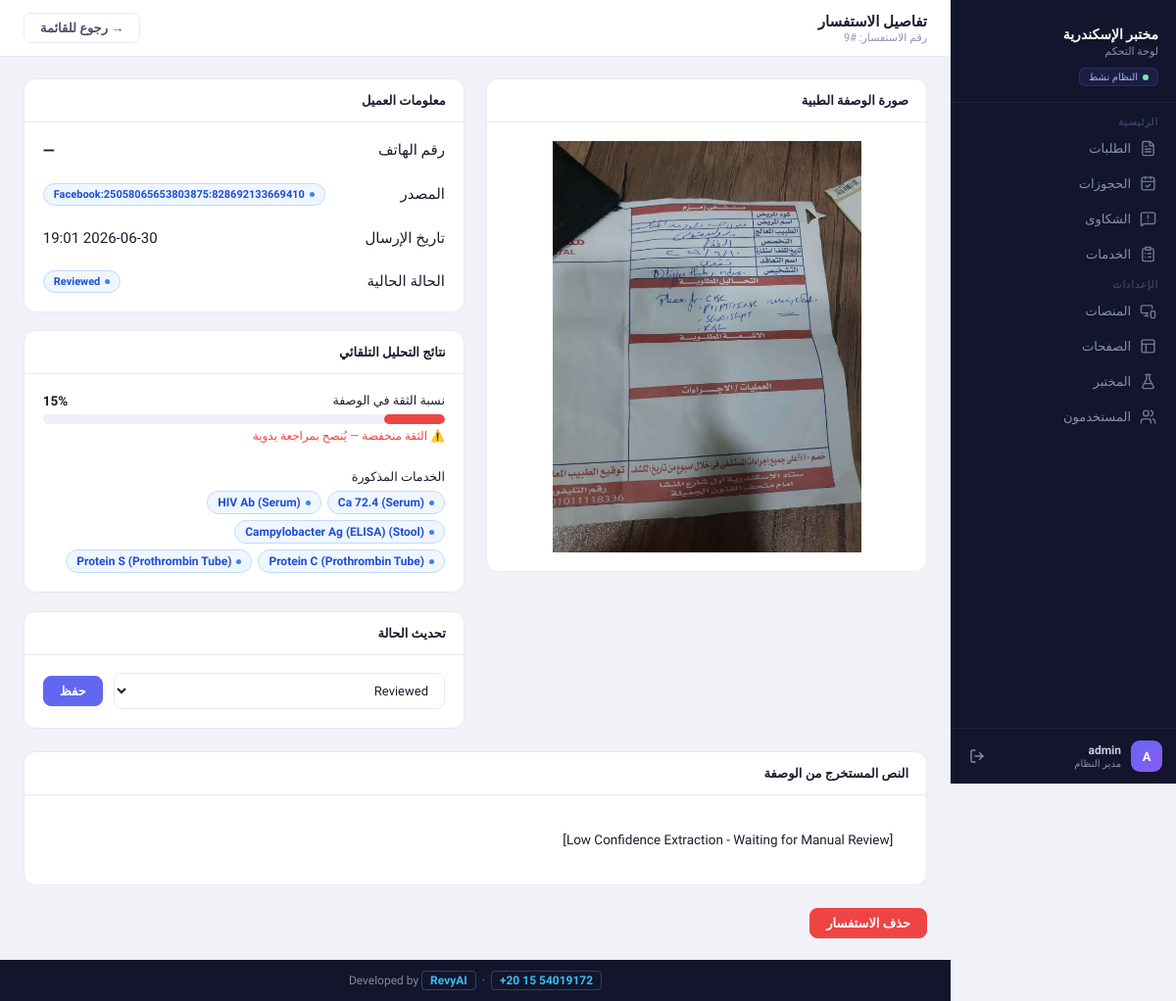
Page /inquiries/9 (signed in) on the committed database.
### models/models.py (models this page shows)
class User(db.Model, UserMixin):
    __tablename__ = "users"
    id = db.Column(db.Integer, primary_key=True)
    username = db.Column(db.String(50), unique=True, nullable=False)
    password = db.Column(db.String(50), nullable=False)

class Inquiry(db.Model):
    __tablename__ = 'inquiry'
    id = db.Column(db.Integer, primary_key=True)
    laboratory_id = db.Column(db.Integer, db.ForeignKey('laboratory.id'), nullable=False)
    prescription_img = db.Column(db.String(255), nullable=True)
    status = db.Column(db.Enum(Status), default=Status.PENDING)
    created_at = db.Column(db.DateTime, default=lambda: datetime.now(timezone.utc))
    comes_from = db.Column(db.String(100))
    phone_number       = db.Column(db.String(20))
    ocr_extracted_text = db.Column(db.Text)
    confidence_score   = db.Column(db.Float)
    services_mentioned = db.Column(db.String(500))

class Service(db.Model):
    __tablename__ = 'services'
    id = db.Column(db.Integer, primary_key=True)
    laboratory_id = db.Column(db.Integer, db.ForeignKey('laboratory.id'), nullable=False)
    name = db.Column(db.String(100), nullable=False)
    description = db.Column(db.String(200))
    price = db.Column(db.Float, nullable=False)

### app.py (the view)
@app.route('/inquiries/<int:inquiry_id>')
@login_required
def inquiry_detail(inquiry_id):
    result = InquiryService.get_inquiry_by_id(inquiry_id)
    if not result.success:
        flash(result.message, 'error')
        return redirect(url_for('list_inquiries'))
    from software_services.service_services import ServiceService
    pagination, _ = ServiceService.get_all_services(page=1, per_page=1000)
    services = pagination.items if pagination else []
    return render_template('inquiries/detail.html', inquiry=result.inquiry, services=services)

### app.py (called while the page is built)
@login_manager.user_loader
def load_user(user_id):
    return db.session.get(User, int(user_id))

@app.context_processor
def inject_globals():
    from models.models import Inquiry, Status
    try:
        pending_count = Inquiry.query.filter_by(status=Status.PENDING).count()
    except Exception:
        pending_count = 0
    return dict(pending_inquiries_count=pending_count)

### software_services/inquiry_services.py (called while the page is built)
    @staticmethod
    def get_inquiry_by_id(inquiry_id):
        inquiry = db.session.get(Inquiry, inquiry_id)
        if not inquiry:
            return InquiryResult(False, None, "الاستفسار غير موجود")
        return InquiryResult(True, inquiry, "تم العثور على الاستفسار")

### software_services/service_services.py (called while the page is built)
    @staticmethod
    def get_all_services(page=1, per_page=10, search=None):
        try:
            query = Service.query
            if search:
                 query = query.filter(Service.name.ilike(f"%{search}%"))
            pagination = query.order_by(Service.id.desc()).paginate(
               page=page,
               per_page=per_page,
               error_out=False
            )
            return pagination, "Success"
        except Exception as e:
            return None, str(e)

### templates/inquiries/detail.html (shortened to what this page needs)
{% extends 'base.html' %}
{% block topbar_title %}تفاصيل الاستفسار{% endblock %}
{% block topbar_sub %}رقم الاستفسار: #{{ inquiry.id }}{% endblock %}
{% block topbar_actions %}
<a href="{{ url_for('list_inquiries') }}" class="btn btn-ghost">→ رجوع للقائمة</a>
{% endblock %}
{% block content %}
<div style="display:grid;grid-template-columns:1fr 1fr;gap:1.5rem;align-items:start">
  <div class="card">
    <div class="card-header">
      <span class="card-title">صورة الوصفة الطبية</span>
    </div>
    <div style="padding:1.25rem">
      {% if inquiry.prescription_img %}
        <img
          src="{{ url_for('static', filename='uploads/' + inquiry.prescription_img) }}"
          alt="وصفة طبية"
          style="width:100%;border-radius:10px;border:1px solid var(--border);object-fit:contain;max-height:420px"
        >
      {% else %}
        <div style="height:200px;display:flex;align-items:center;justify-content:center;color:var(--text-muted);background:var(--bg-hover);border-radius:10px;border:1px dashed var(--border)">
          لا توجد صورة مرفقة
        </div>
      {% endif %}
    </div>
  </div>
  <div style="display:flex;flex-direction:column;gap:1.25rem">
    <div class="card">
      <div class="card-header">
        <span class="card-title">معلومات العميل</span>
      </div>
      <div style="padding:1.25rem;display:flex;flex-direction:column;gap:.85rem">
        <div style="display:flex;justify-content:space-between;align-items:center;padding-bottom:.75rem;border-bottom:1px solid var(--border)">
          <span class="text-muted">رقم الهاتف</span>
          <span style="font-weight:600;font-size:1.05rem">{{ inquiry.phone_number or '—' }}</span>
        </div>
        <div style="display:flex;justify-content:space-between;align-items:center;padding-bottom:.75rem;border-bottom:1px solid var(--border)">
          <span class="text-muted">المصدر</span>
          <span class="pill pill-reviewed">{{ inquiry.comes_from or '—' }}</span>
        </div>
        <div style="display:flex;justify-content:space-between;align-items:center;padding-bottom:.75rem;border-bottom:1px solid var(--border)">
          <span class="text-muted">تاريخ الإرسال</span>
          <span>{{ inquiry.created_at.strftime('%Y-%m-%d %H:%M') if inquiry.created_at else '—' }}</span>
        </div>
        <div style="display:flex;justify-content:space-between;align-items:center">
          <span class="text-muted">الحالة الحالية</span>
          <span class="pill pill-{{ inquiry.status.value | lower | replace(' ', '-') }}">{{ inquiry.status.value }}</span>
        </div>
      </div>
    </div>
    <div class="card">
      <div class="card-header">
        <span class="card-title">نتائج التحليل التلقائي</span>
      </div>
      <div style="padding:1.25rem;display:flex;flex-direction:column;gap:1rem">
        <div>
          <div style="display:flex;justify-content:space-between;margin-bottom:.4rem">
            <span class="text-muted" style="font-size:.85rem">نسبة الثقة في الوصفة</span>
            {% if inquiry.confidence_score is not none %}
              {% set pct = (inquiry.confidence_score * 100) | int %}
              <strong style="font-size:.9rem">{{ pct }}%</strong>
            {% endif %}
          </div>
          {% if inquiry.confidence_score is not none %}
            {% set pct = (inquiry.confidence_score * 100) | int %}
            {% if pct >= 70 %}{% set cls = 'conf-high' %}
            {% elif pct >= 40 %}{% set cls = 'conf-mid' %}
            {% else %}{% set cls = 'conf-low' %}{% endif %}
            <div class="conf-track" style="height:10px;border-radius:6px">
              <div class="conf-fill {{ cls }}" data-pct="{{ pct }}" style="height:10px;border-radius:6px"></div>
            </div>
            {% if pct >= 70 %}
            <p style="font-size:.8rem;color:#22c55e;margin-top:.35rem">✅ تم قبول الوصفة تلقائياً (ثقة أعلى من 70%)</p>
            {% else %}
            <p style="font-size:.8rem;color:#ef4444;margin-top:.35rem">⚠️ الثقة منخفضة — يُنصح بمراجعة يدوية</p>
            {% endif %}
          {% else %}
            <span class="text-muted">لا توجد بيانات OCR</span>
          {% endif %}
        </div>
        {% if inquiry.services_mentioned %}
        <div style="padding-top:.75rem;border-top:1px solid var(--border)">
          <span class="text-muted" style="font-size:.85rem;display:block;margin-bottom:.5rem">الخدمات المذكورة</span>
          <div style="display:flex;flex-wrap:wrap;gap:.4rem">
            {% for svc in inquiry.services_mentioned.split(',') %}
              <span class="pill pill-reviewed" style="font-size:.8rem">{{ svc.strip() }}</span>
            {% endfor %}
          </div>
        </div>
        {% endif %}
      </div>
    </div>
    <div class="card">
      <div class="card-header">
        <span class="card-title">تحديث الحالة</span>
      </div>
      <div style="padding:1.25rem">
        <form method="POST" action="{{ url_for('update_inquiry_status', inquiry_id=inquiry.id) }}" style="display:flex;gap:.75rem;align-items:center">
          <select name="status" class="form-control" style="flex:1">
            {% for s in ['Pending','Reviewed','Attended','No Show'] %}
            <option value="{{ s }}" {% if inquiry.status.value == s %}selected{% endif %}>{{ s }}</option>
            {% endfor %}
          </select>
          <button type="submit" class="btn btn-primary">حفظ</button>
        </form>
      </div>
    </div>
  </div>
</div>
{% if inquiry.ocr_extracted_text %}
<div class="card" style="margin-top:1.5rem">
  <div class="card-header">
    <span class="card-title">النص المستخرج من الوصفة</span>
  </div>
  <div style="padding:1.25rem">
    <pre style="background:var(--bg-hover);border:1px solid var(--border);border-radius:8px;padding:1rem;font-family:'Cairo',sans-serif;font-size:.9rem;white-space:pre-wrap;line-height:1.8;color:var(--text-primary)">{{ inquiry.ocr_extracted_text }}</pre>
  </div>
</div>
{% endif %}
<div style="margin-top:1.5rem;display:flex;justify-content:flex-start">
  <form method="POST" action="{{ url_for('delete_inquiry', inquiry_id=inquiry.id) }}"
        onsubmit="return confirm('هل أنت متأكد من حذف هذا الاستفسار؟')">
    <button class="btn btn-danger">حذف الاستفسار</button>
  </form>
</div>
{% endblock %}

### templates/base.html (shortened to what this page needs)
<!DOCTYPE html>
<html lang="ar" dir="rtl">
<head>
  <link rel="stylesheet" href="{{ url_for('static', filename='css/style.css') }}">
</head>
<body>
<aside class="sidebar" id="sidebar">
  <div class="sidebar-logo">
    <div class="lab-name">مختبر الإسكندرية</div>
    <div class="lab-sub">لوحة التحكم</div>
    <div class="sidebar-status">النظام نشط</div>
  </div>
  <div class="nav-section">
    <p class="nav-section-label">الرئيسية</p>
    <a href="{{ url_for('list_inquiries') }}"
       class="nav-item {% if request.endpoint == 'list_inquiries' %}active{% endif %}">
      <i data-lucide="file-text" class="nav-icon"></i>
      الطلبات
    </a>
    <a href="{{ url_for('list_bookings') }}"
       class="nav-item {% if request.endpoint == 'list_bookings' %}active{% endif %}">
      <i data-lucide="calendar-check" class="nav-icon"></i>
      الحجوزات
    </a>
    <a href="{{ url_for('list_complaints') }}"
       class="nav-item {% if request.endpoint == 'list_complaints' %}active{% endif %}">
      <i data-lucide="message-square-warning" class="nav-icon"></i>
      الشكاوى
    </a>
    <a href="{{ url_for('list_services') }}"
       class="nav-item {% if request.endpoint in ['list_services','create_service','edit_service'] %}active{% endif %}">
      <i data-lucide="clipboard-list" class="nav-icon"></i>
      الخدمات
    </a>
    <p class="nav-section-label">الإعدادات</p>
    <a href="{{ url_for('list_platforms') }}"
       class="nav-item {% if request.endpoint in ['list_platforms','create_platform','edit_platform'] %}active{% endif %}">
      <i data-lucide="monitor-smartphone" class="nav-icon"></i>
      المنصات
    </a>
    <a href="{{ url_for('list_pages') }}"
       class="nav-item {% if request.endpoint in ['list_pages','create_page','edit_page'] %}active{% endif %}">
      <i data-lucide="layout" class="nav-icon"></i>
      الصفحات
    </a>
    <a href="{{ url_for('laboratory_settings') }}"
       class="nav-item {% if request.endpoint == 'laboratory_settings' %}active{% endif %}">
      <i data-lucide="flask-conical" class="nav-icon"></i>
      المختبر
    </a>
    <a href="{{ url_for('users') }}"
       class="nav-item {% if request.endpoint in ['users','create_user','edit_user'] %}active{% endif %}">
      <i data-lucide="users" class="nav-icon"></i>
      المستخدمون
    </a>
  </div>
  <div class="sidebar-footer">
    <div class="sidebar-user">
      <div class="avatar">{{ current_user.username[0]|upper }}</div>
      <div class="user-info">
        <div class="user-name">{{ current_user.username }}</div>
        <div class="user-role">مدير النظام</div>
      </div>
      <a href="{{ url_for('logout') }}" class="logout-btn" title="تسجيل الخروج">
        <i data-lucide="log-out" style="width:16px;height:16px;"></i>
      </a>
    </div>
  </div>
</aside>
<div class="main-wrapper">
  <div class="topbar">
    <div class="topbar-left">
      <div class="topbar-title">{% block topbar_title %}{% endblock %}</div>
      <div class="topbar-sub">{% block topbar_sub %}{% endblock %}</div>
    </div>
    <div class="topbar-actions">
      {% block topbar_actions %}{% endblock %}
    </div>
  </div>
  <main class="main-content">
    {% block content %}{% endblock %}
  </main>
  <div class="site-footer">
    Developed by
    <a href="https://revyai.tech" target="_blank">RevyAI</a>
    &nbsp;·&nbsp;
    <a href="https://wa.me/201554019172" target="_blank">+20 15 54019172</a>
  </div>
</div>
</body>
</html>

### rows in the picture
User: username "A", username "admin"
Inquiry: id "9", prescription_img (picture), phone_number "—", comes_from "Facebook:25058065653803875:828692133669410", created_at "2026-06-30 19:01", status.value "Reviewed", status "Reviewed", ocr_extracted_text "[Low Confidence Extraction - Waiting for Manual Review]"
Service: strip "Ca 72.4 (Serum)"
Service: strip "HIV Ab (Serum)"
Service: strip "Campylobacter Ag (ELISA) (Stool)"
Service: strip "Protein C (Prothrombin Tube)"
Service: strip "Protein S (Prothrombin Tube)"

### other values in the picture
{{ pct }} "15"
